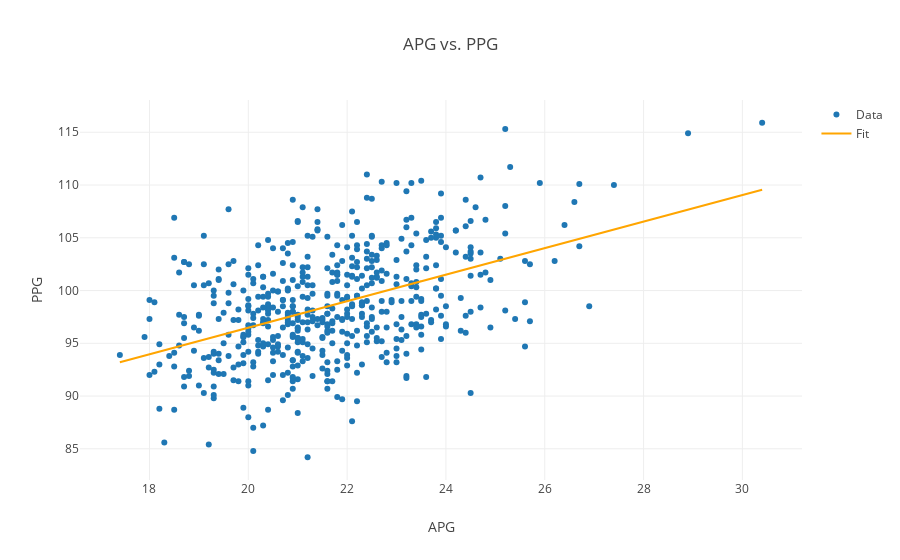

The cell this chart's notebook holds for it:
### Code cell
plot_apg1()

### Figure 1 — Plotly figure (JSON) as saved in the notebook; plotly's stock layout.template omitted (floating-point values rounded to 4 significant figures; data arrays with more than 128 entries replaced by an {"elided": "..."} marker saying what was removed)
{"data": [{"mode": "markers", "name": "Data", "type": "scatter", "x": {"elided": "537 float values"}, "y": {"elided": "537 float values"}}, {"marker": {"color": "orange"}, "mode": "lines", "name": "Fit", "type": "scatter", "x": {"elided": "537 float values"}, "y": {"elided": "537 float values"}}], "layout": {"title": "APG vs. PPG", "xaxis": {"title": "APG"}, "yaxis": {"title": "PPG"}}}
